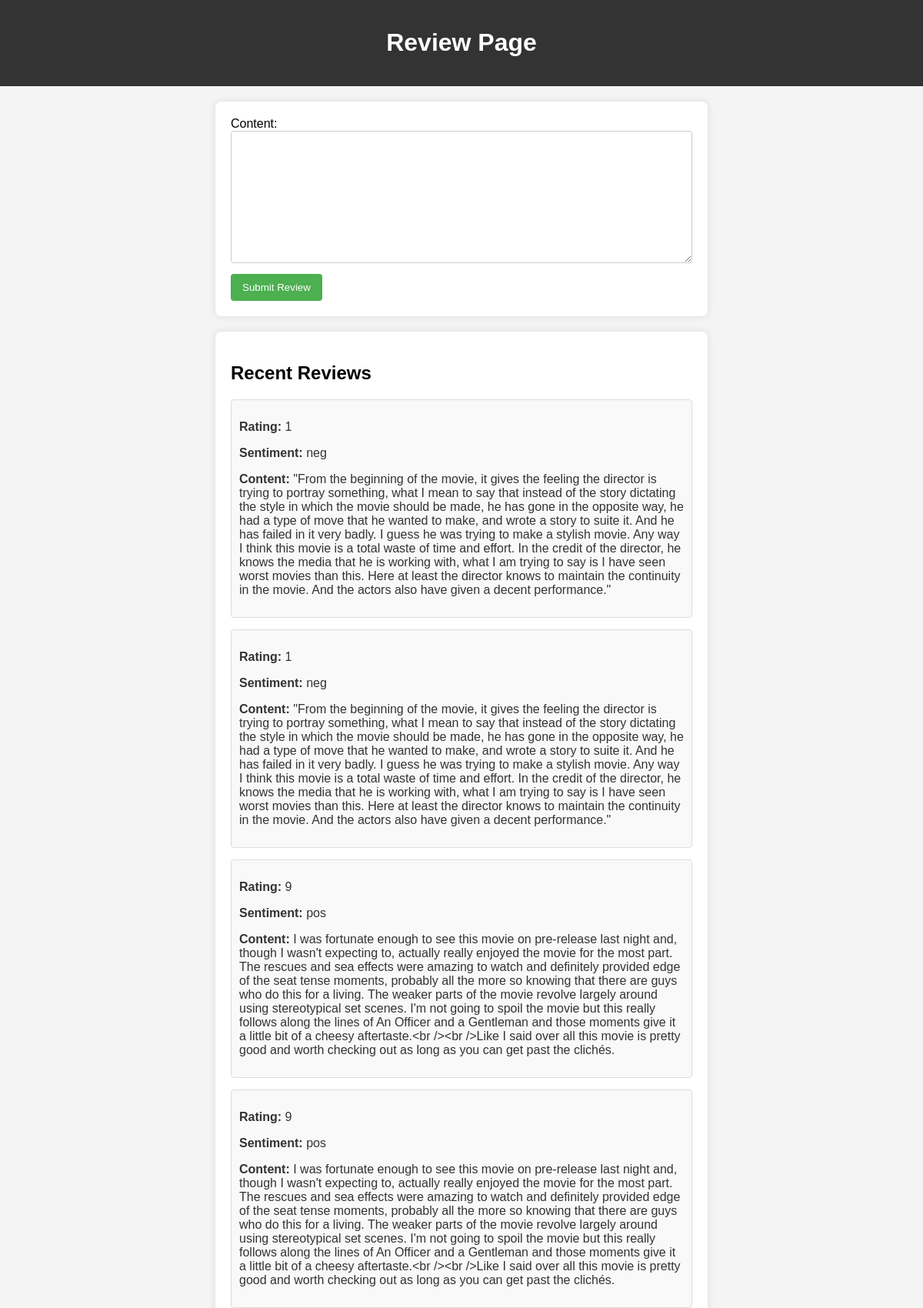
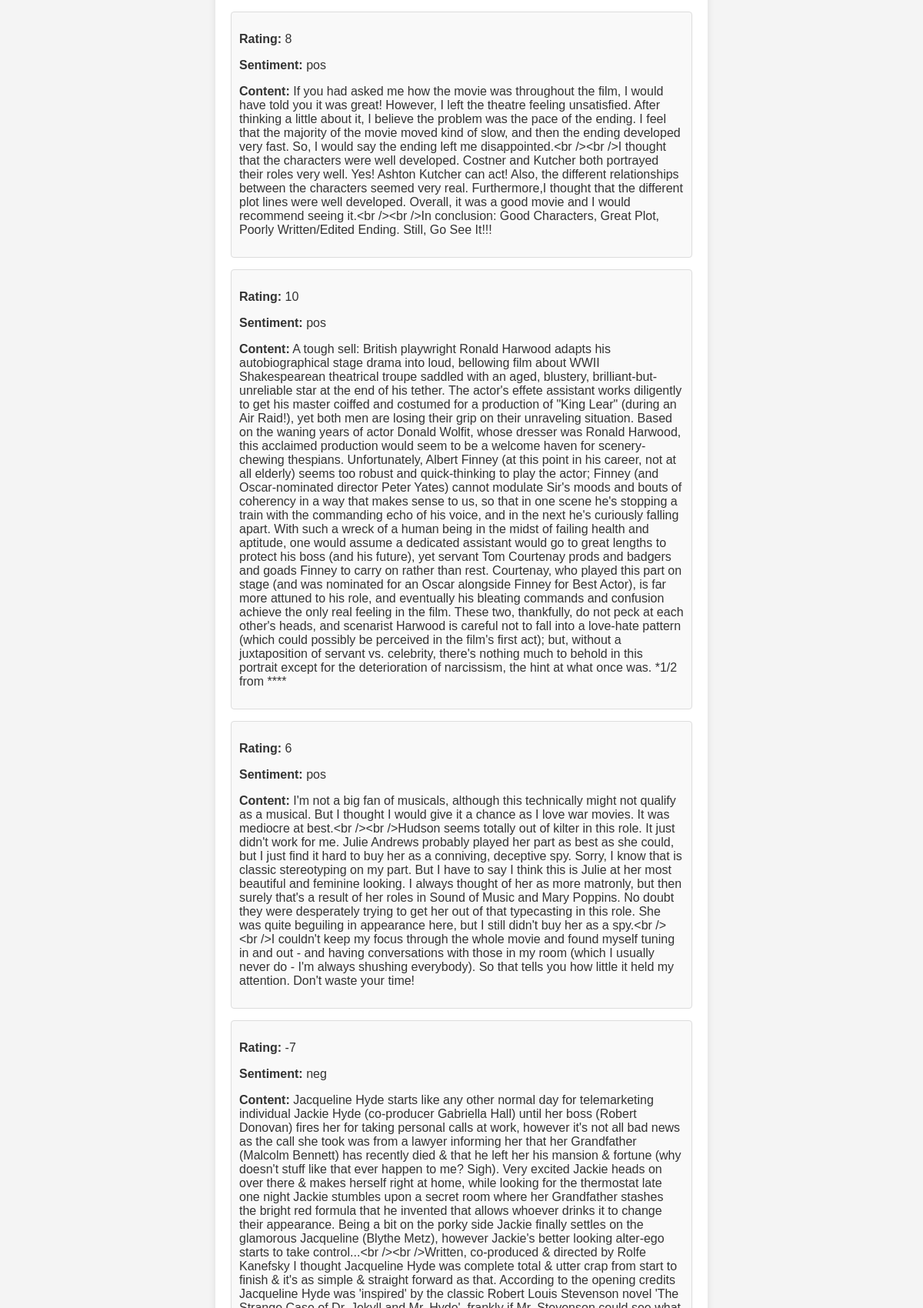
/review/ (upper part), run on the app's committed database (2 pictures, top to bottom).
### review_app/models.py (models this page shows, shortened)
class Review(models.Model):
    content = models.TextField()
    rating = models.IntegerField()
    sentiment = models.CharField(max_length=3)
    timestamp = models.DateTimeField(auto_now_add=True)  # Используем auto_now_add для автоматического добавления времени создания

### review_app/views.py (the view)
# urls.py: path('review/', review_page, name='review_page'),
def review_page(request):
    if request.method == 'POST':
        form = ReviewForm(request.POST)
        if form.is_valid():
            content = form.cleaned_data['content']
            rating = predict_rating(content)
            sentiment = 'pos' if rating >= 5 else 'neg'
            review = Review(content=content, rating=rating, sentiment=sentiment)
            review.save()
    else:
        form = ReviewForm()
    reviews = Review.objects.all()
    return render(request, 'review_app/review_page.html', {'form': form, 'reviews': reviews})

### review_app/forms.py
class ReviewForm(forms.Form):
    content = forms.CharField(widget=forms.Textarea)

### review_app/templates/review_app/review_page.html (shortened to what this page needs)
<!DOCTYPE html>
<html lang="en">
<head>
</head>
<body>
    <header>
        <h1>Review Page</h1>
    </header>
    <form method="post" action="{% url 'review_page' %}">
        {{ form }}
        <button type="submit">Submit Review</button>
    </form>
    <div class="reviews">
        <h2>Recent Reviews</h2>
        {% for review in reviews %}
            <div class="review">
                <p><strong>Rating:</strong> {{ review.rating }}</p>
                <p><strong>Sentiment:</strong> {{ review.sentiment }}</p>
                <p><strong>Content:</strong> {{ review.content }}</p>
            </div>
        {% endfor %}
    </div>
</body>
</html>

### review_app/templates/review_app/review_page.html (style rules this page uses)
body { font-family: Arial, sans-serif; background-color: #f4f4f4; margin: 0; padding: 0; }
header { background-color: #333; color: white; padding: 1em; text-align: center; }
form { max-width: 600px; margin: 20px auto; padding: 20px; background-color: white; border-radius: 8px; box-shadow: 0 0 10px rgba(0, 0, 0, 0.1); }
textarea { width: 100%; padding: 10px; margin-bottom: 10px; border: 1px solid #ccc; border-radius: 4px; box-sizing: border-box; }
button { background-color: #4caf50; color: white; padding: 10px 15px; border: none; border-radius: 4px; cursor: pointer; }
.reviews { max-width: 600px; margin: 20px auto; padding: 20px; background-color: white; border-radius: 8px; box-shadow: 0 0 10px rgba(0, 0, 0, 0.1); }
.review { margin-bottom: 15px; padding: 10px; border: 1px solid #ddd; border-radius: 4px; background-color: #f9f9f9; color: #333; }

### data on the page
Review: rating "1", sentiment "neg", content "\"From the beginning of the movie, it gives the feeling the director is trying to portray something, what I mean to say that instead of the story dictating the style in which the movie should be made, he has gone in the opposite way, he had a type of move that he wanted to make, and wrote a story to suite it. And he has failed in it very badly. I guess he was trying to make a stylish movie. Any way I think this movie is a total waste of time and effort. In the credit of the director, he knows the media that he is working with, what I am trying to say is I have seen worst movies than this. Here at least the director knows to maintain the continuity in the movie. And the actors also have given…"
Review: rating "1", sentiment "neg", content "\"From the beginning of the movie, it gives the feeling the director is trying to portray something, what I mean to say that instead of the story dictating the style in which the movie should be made, he has gone in the opposite way, he had a type of move that he wanted to make, and wrote a story to suite it. And he has failed in it very badly. I guess he was trying to make a stylish movie. Any way I think this movie is a total waste of time and effort. In the credit of the director, he knows the media that he is working with, what I am trying to say is I have seen worst movies than this. Here at least the director knows to maintain the continuity in the movie. And the actors also have given…"
Review: rating "9", sentiment "pos", content "I was fortunate enough to see this movie on pre-release last night and, though I wasn't expecting to, actually really enjoyed the movie for the most part. The rescues and sea effects were amazing to watch and definitely provided edge of the seat tense moments, probably all the more so knowing that there are guys who do this for a living. The weaker parts of the movie revolve largely around using stereotypical set scenes. I'm not going to spoil the movie but this really follows along the lines of An Officer and a Gentleman and those moments give it a little bit of a cheesy aftertaste.<br /><br />Like I said over all this movie is pretty good and worth checking out as long as you can get past…"
Review: rating "9", sentiment "pos", content "I was fortunate enough to see this movie on pre-release last night and, though I wasn't expecting to, actually really enjoyed the movie for the most part. The rescues and sea effects were amazing to watch and definitely provided edge of the seat tense moments, probably all the more so knowing that there are guys who do this for a living. The weaker parts of the movie revolve largely around using stereotypical set scenes. I'm not going to spoil the movie but this really follows along the lines of An Officer and a Gentleman and those moments give it a little bit of a cheesy aftertaste.<br /><br />Like I said over all this movie is pretty good and worth checking out as long as you can get past…"
Review: rating "8", sentiment "pos", content "If you had asked me how the movie was throughout the film, I would have told you it was great! However, I left the theatre feeling unsatisfied. After thinking a little about it, I believe the problem was the pace of the ending. I feel that the majority of the movie moved kind of slow, and then the ending developed very fast. So, I would say the ending left me disappointed.<br /><br />I thought that the characters were well developed. Costner and Kutcher both portrayed their roles very well. Yes! Ashton Kutcher can act! Also, the different relationships between the characters seemed very real. Furthermore,I thought that the different plot lines were well developed. Overall, it was a good…"
Review: rating "10", sentiment "pos", content "A tough sell: British playwright Ronald Harwood adapts his autobiographical stage drama into loud, bellowing film about WWII Shakespearean theatrical troupe saddled with an aged, blustery, brilliant-but-unreliable star at the end of his tether. The actor's effete assistant works diligently to get his master coiffed and costumed for a production of \"King Lear\" (during an Air Raid!), yet both men are losing their grip on their unraveling situation. Based on the waning years of actor Donald Wolfit, whose dresser was Ronald Harwood, this acclaimed production would seem to be a welcome haven for scenery-chewing thespians. Unfortunately, Albert Finney (at this point in his career, not at all…"
Review: rating "6", sentiment "pos", content "I'm not a big fan of musicals, although this technically might not qualify as a musical. But I thought I would give it a chance as I love war movies. It was mediocre at best.<br /><br />Hudson seems totally out of kilter in this role. It just didn't work for me. Julie Andrews probably played her part as best as she could, but I just find it hard to buy her as a conniving, deceptive spy. Sorry, I know that is classic stereotyping on my part. But I have to say I think this is Julie at her most beautiful and feminine looking. I always thought of her as more matronly, but then surely that's a result of her roles in Sound of Music and Mary Poppins. No doubt they were desperately trying to get…"
Review: rating "-7", sentiment "neg"
